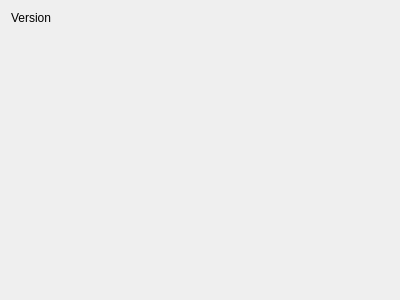
<?xml version="1.0" encoding="UTF-8"?>
<ui version="4.0">
 <class>IntroPage</class>
 <widget class="QWizardPage" name="IntroPage">
  <property name="geometry">
   <rect>
    <x>0</x>
    <y>0</y>
    <width>400</width>
    <height>300</height>
   </rect>
  </property>
  <property name="windowIcon">
   <iconset resource="../images.qrc">
    <normaloff>:/icons/images/tano.png</normaloff>:/icons/images/tano.png</iconset>
  </property>
  <property name="title">
   <string>Welcome</string>
  </property>
  <property name="subTitle">
   <string>This wizard will help you set basic settings for your copy of &lt;i&gt;Tano&lt;/i&gt;.</string>
  </property>
  <layout class="QVBoxLayout" name="verticalLayout">
   <item>
    <widget class="QLabel" name="labelVersion">
     <property name="text">
      <string notr="true">Version</string>
     </property>
     <property name="wordWrap">
      <bool>true</bool>
     </property>
    </widget>
   </item>
   <item>
    <spacer name="verticalSpacer">
     <property name="orientation">
      <enum>Qt::Vertical</enum>
     </property>
     <property name="sizeHint" stdset="0">
      <size>
       <width>20</width>
       <height>40</height>
      </size>
     </property>
    </spacer>
   </item>
  </layout>
 </widget>
 <resources>
  <include location="../images.qrc"/>
 </resources>
 <connections/>
</ui>
